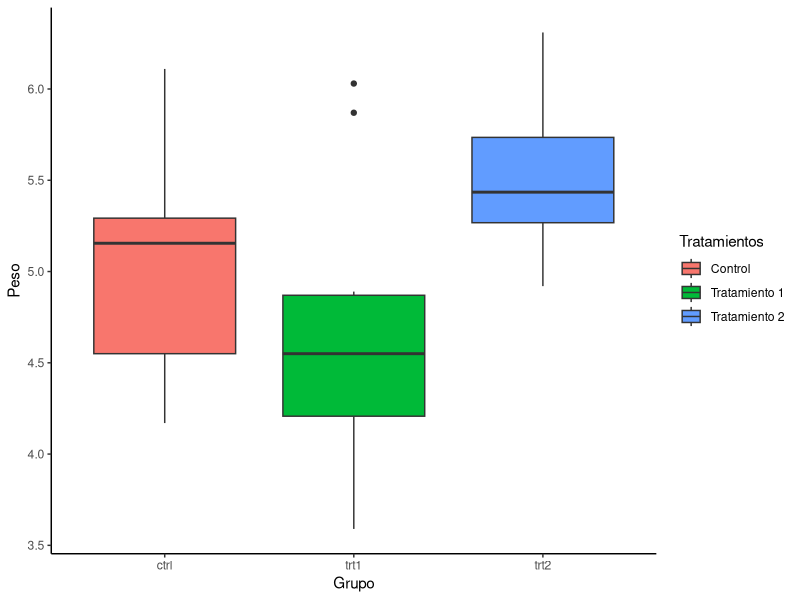

The R source for this figure:
## ---- chunk 1
library(knitr)
library(bookdown)
library(vegan)
library(tidyverse)
library(kableExtra)
## ---- chunk 2
data("PlantGrowth")
## ---- chunk 3
mean(PlantGrowth$weight)
## ---- chunk 4
library(tidyverse)
resumen <- PlantGrowth %>% group_by(group) %>% summarise(Media = mean(weight), n = n())
resumen
## ---- chunk 5
median(PlantGrowth$weight)
## ---- chunk 6
resumen <- PlantGrowth %>% group_by(group) %>% summarise(Mediana = median(weight), n = n())
resumen
## ---- chunk 7
resumen <- PlantGrowth %>% group_by(group) %>% summarise(Media = mean(weight), Mediana = median(weight), n = n())
resumen
## ---- chunk 8
range(PlantGrowth$weight)
## ---- chunk 9
max(PlantGrowth$weight) - min(PlantGrowth$weight)
## ---- chunk 10
resumen <- PlantGrowth %>% group_by(group) %>% summarise(Rango = max(weight) - min(weight), n = n())
resumen
## ---- chunk 11
resumen <- PlantGrowth %>% group_by(group) %>% summarise(Rango = max(weight) - min(weight), Media = mean(weight), Mediana = median(weight), n = n())
resumen
## ---- chunk 12
sd(PlantGrowth$weight)
## ---- chunk 13
resumen <- PlantGrowth %>% group_by(group) %>% summarise(SD = sd(weight))
resumen
## ---- chunk 14
resumen <- PlantGrowth %>% group_by(group) %>% summarise(SD = sd(weight), Rango = max(weight) - min(weight), Media = mean(weight), Mediana = median(weight), n = n())
resumen
## ---- chunk 15
sd(PlantGrowth$weight)*(sqrt((length(PlantGrowth$weight)-1)/length(PlantGrowth$weight)))
## ---- chunk 16
sd.p = function(x){sd(x)*sqrt((length(x)-1)/length(x))}
## ---- chunk 17
sd(PlantGrowth$weight)^2
## ---- chunk 18
sd(PlantGrowth$weight)/mean(PlantGrowth$weight)*100
## ---- chunk 19
resumen <- resumen <- PlantGrowth %>% group_by(group) %>% summarise(CV = sd(weight)/mean(weight)*100, Varianza = sd(weight)^2, SD = sd(weight), Rango = max(weight) - min(weight), Media = mean(weight), Mediana = median(weight), n = n())
resumen
## ---- chunk 20
PlantGrowth <- PlantGrowth %>% group_by(group) %>% mutate(Z = (weight - mean(weight)/sd(weight)))
PlantGrowth
## ---- chunk 21
table(PlantGrowth$group)
## ---- chunk 22
table(PlantGrowth$weight)
## ---- chunk 23
resumen <- PlantGrowth %>% group_by(group) %>% summarise(CV = sd(weight)/mean(weight)*100, Varianza = sd(weight)^2, SD = sd(weight), Rango = max(weight) - min(weight), Media = mean(weight), Mediana = median(weight), Frec_Absoluta = n())
resumen
## ---- chunk 24
frec <- table(PlantGrowth$group)
prop.table(frec)
## ---- chunk 25
frec2 <- table(PlantGrowth$weight)
prop.table(frec2)
## ---- chunk 26
resumen <- resumen %>% mutate(Frec_Relativa = Frec_Absoluta / sum(Frec_Absoluta))
resumen
## ---- chunk 27
summary(PlantGrowth)
## ---- chunk 28
ctrl <- PlantGrowth %>% dplyr::filter(group == "ctrl")
trt1 <- PlantGrowth %>% dplyr::filter(group == "trt1")
trt2 <- PlantGrowth %>% dplyr::filter(group == "trt2")
summary(ctrl)
summary(trt1)
summary(trt2)
## ---- chunk 29
library(ggplot2)
## ---- chunk 30
ggplot(PlantGrowth) + geom_boxplot(aes(group, weight, fill = group)) + 
  xlab("Grupo") +
  ylab("Peso") +
  scale_fill_discrete(name = "Tratamientos", labels = c("Control", "Tratamiento 1", "Tratamiento 2")) +
  theme_classic()
## ---- chunk 31
library(tidyverse)
## ---- chunk 32
resumen %>% dplyr::select(group, Media, SD)
## ---- chunk 33
PlantGrowth %>% dplyr::select(starts_with("ctrl"), weight)
## ---- chunk 34
PlantGrowth <- PlantGrowth %>% group_by(group) %>% arrange(desc(weight), .by_group = TRUE)
